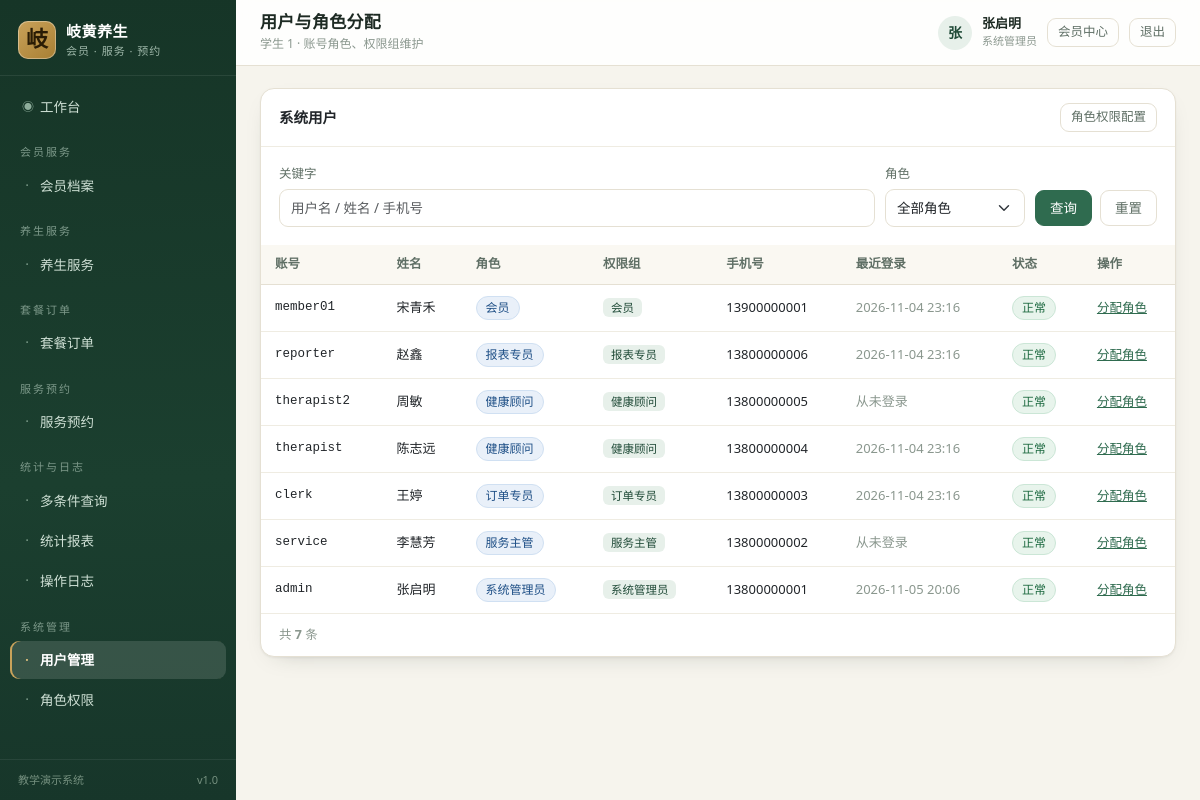
Screenshot of /accounts/users/ (signed in) with the database file from the repository.
### core/models.py (models this page shows, shortened)
class Menu(models.Model):
    GROUP_CHOICES = [
        ("member", "会员服务"),
        ("service", "养生服务"),
        ("order", "套餐订单"),
        ("appointment", "服务预约"),
        ("report", "统计与日志"),
        ("system", "系统管理"),
    ]
    code = models.CharField("菜单编码", max_length=50, unique=True)
    name = models.CharField("菜单名称", max_length=50)
    url_name = models.CharField("路由名称", max_length=80)
    perm_codename = models.CharField("所需权限", max_length=100, blank=True,
                                     help_text="如 services.view_healthservice，留空表示登录即可访问")
    icon = models.CharField("图标", max_length=40, default="bi-circle")
    role_scope = models.CharField(
        "适用角色", max_length=120, blank=True,
        help_text="逗号分隔的角色编码（如 member,therapist），留空表示全部角色",
    )
    group = models.CharField("分组", max_length=20, choices=GROUP_CHOICES, default="service")
    sort_order = models.IntegerField("排序", default=0)
    is_active = models.BooleanField("启用", default=True)
    class Meta:
        verbose_name = "系统菜单"
        verbose_name_plural = "系统菜单"
        ordering = ["group", "sort_order", "id"]

### accounts/models.py (models this page shows, shortened)
class User(AbstractUser):
    ROLE_CHOICES = [
        ("admin", "系统管理员"),
        ("service_manager", "服务主管"),
        ("order_clerk", "订单专员"),
        ("therapist", "健康顾问"),
        ("reporter", "报表专员"),
        ("member", "会员"),
    ]
    ROLE_GROUP_MAP = {
        "admin": "系统管理员",
        "service_manager": "服务主管",
        "order_clerk": "订单专员",
        "therapist": "健康顾问",
        "reporter": "报表专员",
        "member": "会员",
    }
    role = models.CharField("角色", max_length=30, choices=ROLE_CHOICES, default="member")
    display_name = models.CharField("姓名", max_length=30, blank=True)
    phone = models.CharField("联系电话", max_length=20, blank=True)
    last_login_ip = models.CharField("最近登录IP", max_length=45, blank=True)
    class Meta:
        verbose_name = "系统用户"
        verbose_name_plural = "系统用户"
        ordering = ["-date_joined"]
    @property
    def is_member(self):
        return self.role == "member"

### accounts/views.py (the view)
# urls.py: path("users/", views.UserListView.as_view(), name="user_list"),
class UserListView(PermRequiredMixin, ListView):
    template_name = "accounts/user_list.html"
    permission_required = "auth.view_user"
    context_object_name = "users"
    def get_queryset(self):
        qs = User.objects.prefetch_related("groups").order_by("-date_joined")
        keyword = self.request.GET.get("keyword", "").strip()
        role = self.request.GET.get("role", "").strip()
        if keyword:
            qs = qs.filter(Q(username__icontains=keyword) | Q(display_name__icontains=keyword)
                           | Q(phone__icontains=keyword))
        if role:
            qs = qs.filter(role=role)
        return qs
    def get_context_data(self, **kwargs):
        ctx = super().get_context_data(**kwargs)
        ctx["page_obj"] = paginate(self.request, self.get_queryset(), 10)
        ctx["users"] = ctx["page_obj"]
        ctx["roles"] = User.ROLE_CHOICES
        ctx["keyword"] = self.request.GET.get("keyword", "")
        ctx["role"] = self.request.GET.get("role", "")
        return ctx

### core/context_processors.py (called while the page is built)
def navigation(request):
    user = getattr(request, "user", None)
    if user is None or not user.is_authenticated:
        return {"nav_groups": [], "nav_menus": []}
    role = getattr(user, "role", "")
    menus = []
    for menu in Menu.objects.filter(is_active=True):
        if menu.role_scope and role not in [r.strip() for r in menu.role_scope.split(",") if r.strip()]:
            continue
        if not menu.perm_codename or user.has_perm(menu.perm_codename):
            menus.append(menu)
    group_labels = dict(Menu.GROUP_CHOICES)
    groups = []
    for code, label in Menu.GROUP_CHOICES:
        items = [m for m in menus if m.group == code]
        if items:
            groups.append({"code": code, "label": group_labels.get(code, label), "items": items})
    return {"nav_groups": groups, "nav_menus": menus}

### core/templatetags/ui_tags.py (called while the page is built)
@register.simple_tag(takes_context=True)
def active_nav(context, url_name):
    request = context.get("request")
    if not request:
        return ""
    resolver = getattr(request, "resolver_match", None)
    if not resolver:
        return ""
    current = resolver.view_name or ""
    return "active" if current == url_name or current.startswith(url_name + "_") else ""

@register.inclusion_tag("core/_pager.html", takes_context=True)
def pager(context, page_obj):
    return {"page_obj": page_obj, "request": context.get("request")}

### core/utils.py (called while the page is built)
def paginate(request, queryset, per_page=10):
    try:
        per_page = int(request.GET.get("per_page", per_page))
    except (TypeError, ValueError):
        per_page = 10
    per_page = max(5, min(per_page, 100))
    paginator = Paginator(queryset, per_page)
    return paginator.get_page(request.GET.get("page"))

### templates/accounts/user_list.html (shortened to what this page needs)
{% extends "base.html" %}
{% load ui_tags %}
{% block page_title %}用户与角色分配{% endblock %}
{% block breadcrumb %}<div class="crumb">学生 1 · 账号角色、权限组维护</div>{% endblock %}
{% block content %}
<div class="card">
  <div class="card-head">
    <h2>系统用户</h2>
    <a class="btn btn-sm btn-outline-secondary" href="{% url 'accounts:role_list' %}">角色权限配置</a>
  </div>
  <div class="card-body">
    <form method="get" class="filter-bar">
      <div class="field grow">
        <label>关键字</label>
        <input class="form-control" name="keyword" value="{{ keyword }}" placeholder="用户名 / 姓名 / 手机号">
      </div>
      <div class="field">
        <label>角色</label>
        <select class="form-select" name="role">
          <option value="">全部角色</option>
        </select>
      </div>
      <div class="actions">
        <button class="btn btn-primary" type="submit">查询</button>
        <a class="btn btn-outline-secondary" href="{% url 'accounts:user_list' %}">重置</a>
      </div>
    </form>
  </div>
  <div class="table-wrap">
    <table class="data">
      <thead>
        <tr><th>账号</th><th>姓名</th><th>角色</th><th>权限组</th><th>手机号</th><th>最近登录</th><th>状态</th><th>操作</th></tr>
      </thead>
      <tbody>
        {% for u in users %}
        <tr>
          <td class="mono">{{ u.username }}</td>
          <td>{{ u.display_name|default:"—" }}</td>
          <td><span class="badge-soft primary">{{ u.get_role_display }}</span></td>
          <td>{% for g in u.groups.all %}<span class="tag">{{ g.name }}</span>{% empty %}—{% endfor %}</td>
          <td class="num">{{ u.phone|default:"—" }}</td>
          <td class="nowrap muted">{{ u.last_login|date:"Y-m-d H:i"|default:"从未登录" }}</td>
          <td>
            {% if u.is_active %}<span class="badge-soft success">正常</span>
            {% else %}<span class="badge-soft secondary">停用</span>{% endif %}
          </td>
          <td>
            {% if perms.auth.change_user %}
            <a class="btn-link" href="{% url 'accounts:user_role' u.pk %}">分配角色</a>
            {% else %}—{% endif %}
          </td>
        </tr>
        {% empty %}
        <tr><td colspan="8"><div class="empty"><span class="big">◇</span>没有符合条件的用户</div></td></tr>
        {% endfor %}
      </tbody>
    </table>
  </div>
  {% pager page_obj %}
</div>
{% endblock %}

### templates/base.html (shortened to what this page needs)
{% load static ui_tags %}<!DOCTYPE html>
<html lang="zh-CN">
<head>
  <link rel="stylesheet" href="{% static 'vendor/bootstrap.min.css' %}">
  <link rel="stylesheet" href="{% static 'css/app.css' %}">
</head>
<body>
<div class="layout">
  <aside class="sidebar" id="sidebar">
    <a class="brand" href="{% url 'dashboard' %}">
      <span class="brand-mark">岐</span>
      <span class="brand-text">
        <strong>岐黄养生</strong>
        <small>会员 · 服务 · 预约</small>
      </span>
    </a>
    <nav class="nav-list">
      {% if not user.is_member %}
      <a class="nav-item {% active_nav 'dashboard' %}" href="{% url 'dashboard' %}">
        <span class="nav-icon">◉</span> 工作台
      </a>
      {% endif %}
      {% for group in nav_groups %}
        <div class="nav-group">{{ group.label }}</div>
        {% for menu in group.items %}
          <a class="nav-item {% active_nav menu.url_name %}" href="{% url menu.url_name %}">
            <span class="nav-icon">·</span> {{ menu.name }}
          </a>
        {% endfor %}
      {% endfor %}
    </nav>
    <div class="sidebar-foot">
      <span>教学演示系统</span>
      <span class="ver">v1.0</span>
    </div>
  </aside>
  <div class="main">
    <header class="topbar">
      <div class="page-heading">
        <h1>{% block page_title %}工作台{% endblock %}</h1>
        {% block breadcrumb %}{% endblock %}
      </div>
      <div class="user-box">
        <span class="avatar">{{ user.display_name|default:user.username|slice:":1" }}</span>
        <span class="user-meta">
          <strong>{{ user.display_name|default:user.username }}</strong>
          <small>{{ user.get_role_display }}</small>
        </span>
        <a class="btn btn-sm btn-outline-secondary" href="{% url 'accounts:profile' %}">会员中心</a>
        <form method="post" action="{% url 'accounts:logout' %}" class="d-inline">
          <button class="btn btn-sm btn-outline-secondary" type="submit">退出</button>
        </form>
      </div>
    </header>
    <main class="content">
      {% block content %}{% endblock %}
    </main>
  </div>
</div>
</body>
</html>

### rows the page displays
Menu: name "会员档案"
Menu: name "养生服务"
Menu: name "套餐订单"
Menu: name "服务预约"
Menu: name "多条件查询"
Menu: name "统计报表"
Menu: name "操作日志"
Menu: name "用户管理"
Menu: name "角色权限"
User: display_name "张", display_name "张启明", role "系统管理员", username "admin", phone "13800000001", last_login "2026-11-05 20:06", is_active "正常"
User: username "member01", display_name "宋青禾", role "会员", phone "13900000001", last_login "2026-11-04 23:16", is_active "正常"
User: username "reporter", display_name "赵鑫", role "报表专员", phone "13800000006", last_login "2026-11-04 23:16", is_active "正常"
User: username "therapist2", display_name "周敏", role "健康顾问", phone "13800000005", last_login "从未登录", is_active "正常"
User: username "therapist", display_name "陈志远", role "健康顾问", phone "13800000004", last_login "2026-11-04 23:16", is_active "正常"
User: username "clerk", display_name "王婷", role "订单专员", phone "13800000003", last_login "2026-11-04 23:16", is_active "正常"
User: username "service", display_name "李慧芳", role "服务主管", phone "13800000002", last_login "从未登录", is_active "正常"

### other values shown
{{ group.label }} "会员服务" "养生服务" "套餐订单" "服务预约" "统计与日志" "系统管理"
{{ g.name }} "会员"
{{ g.name }} "报表专员"
{{ g.name }} "健康顾问"
{{ g.name }} "订单专员"
{{ g.name }} "服务主管"
{{ g.name }} "系统管理员"
{{ page_obj.paginator.count }} "7"
